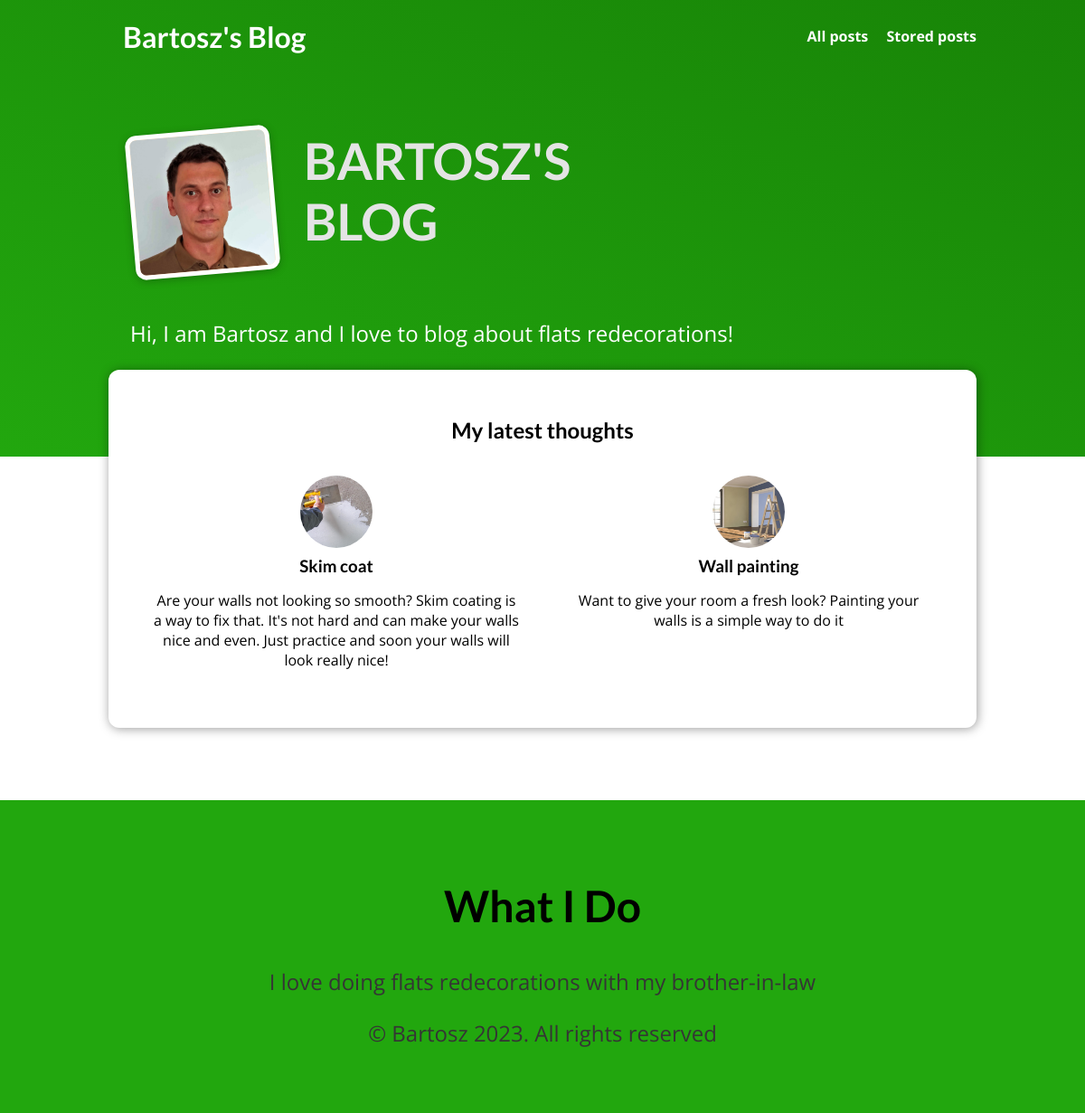
The page / on the database its author committed.
### blog/models.py (models this page shows, shortened)
class Post(models.Model):
    author = models.ForeignKey(Author, on_delete=models.SET_NULL, null=True)
    date = models.DateField()
    title = models.CharField(max_length=80)
    description = models.TextField(max_length=300)
    text = models.TextField(max_length=1000)
    image = models.ImageField(upload_to="images", blank=True, null=True)
    slug = models.SlugField(unique=True, default="", blank=True, null=False, db_index=True)
    tags = models.ManyToManyField(Tag)

### blog/views.py (the view)
# urls.py: path("", views.StartingPageView.as_view(), name="starting-page"),
class StartingPageView(ListView):
    template_name = "blog/index.html"
    model = Post
    ordering = ["-date"]
    context_object_name = "posts"
    def get_queryset(self):
        queryset = super().get_queryset()
        data = queryset[:2]
        return data

### blog/templates/blog/index.html (shortened to what this page needs)
{% extends "base.html" %}
{% load static %}
{% block css_files %}
    <link rel="stylesheet" href="{% static "blog/index.css" %}">
    <link rel="stylesheet" href="{% static "blog/post.css" %}">
{% endblock %}
{% block content %}
    <section id="welcome">
        <header>
            <img src="{% static "blog/images/face.jpg" %}" alt"Bartosz - The Author Of This Blog" />
            <h2>BARTOSZ'S BLOG</h2>
        </header>
        <p>Hi, I am Bartosz and I love to blog about flats redecorations!</p>
    </section>
    <section id="latest-posts">
        <h2>My latest thoughts</h2>
        <ul>
            {% for post in posts %}
                {% include "blog/includes/post.html" %}
            {% endfor %}
        </ul>
    </section>
    <section id="about">
        <h2>What I Do</h2>
        <p>I love doing flats redecorations with my brother-in-law</p>
        <p>© Bartosz 2023. All rights reserved</p>
    </section>
{% endblock %}

### blog/templates/blog/includes/post.html
{% load static %}
<li>
    <article class="post">
        <a href="{% url "post-detail-page" post.slug %}">
            <img src="{{ post.image.url }}"/>
            <div class="post__content">
                <h3>{{ post.title }}</h3>
                <p>
                    {{ post.description }}
                </p>
            </div>
        </a>
    </article>
</li>

### static/app.css (style rules this page uses)
* { box-sizing: border-box; }
html { font-family: 'Open Sans', 'Lato', sans-serif; }
body { margin: 0; }
h1, h2, h3 { font-family: 'Lato', sans-serif; font-weight: bold; }

### blog/static/blog/index.css (style rules this page uses)
#welcome { background: linear-gradient(to right top, #22a70e, #188407); padding: 6rem 12%; }
#welcome header { display: flex; align-items: flex-start; margin: 3rem auto; }
#welcome img { width: 10rem; height: 10rem; object-fit: cover; object-position: top; border: 5px solid white; border-radius: 12px; background-color: #ffe1bf; transform: rotateZ(-5deg); box-shadow: 0 2px 8px rgba(0, 0, 0, 0.25); }
#welcome h2 { font-size: 3.5rem; margin: 0 0 0 2rem; color: #e4e4e4; width: 10rem; }
#welcome p { color: white; font-size: 1.5rem; }
#latest-posts { background-color: white; padding: 2rem; border-radius: 12px; width: 60rem; margin: -6rem auto 2rem auto; box-shadow: 1px 1px 12px rgba(0, 0, 0, 0.4); }
#latest-posts h2 { text-align: center; }
#latest-posts ul { list-style: none; margin: 0; padding: 0; display: flex; gap: 1rem; }
#latest-posts li { flex: 1; }
#about { text-align: center; padding: 3rem; background-color: #22a70e; margin-top: 5rem; }
#about h2 { font-size: 3rem; }
#about p { font-size: 1.5rem; color: #353535; }

### blog/static/blog/post.css (style rules this page uses)
.post { display: flex; flex-direction: column; align-items: center; text-align: center; }
.post a { text-decoration: none; color: black; transition: all 0.2s ease; padding: 1rem; }
.post img { width: 5rem; height: 5rem; object-fit: cover; border-radius: 50%; }
.post h3 { margin: 0.25rem 0; }

### rows shown on the page
Post: image (picture), title "Skim coat", description "Are your walls not looking so smooth? Skim coating is a way to fix that. It's not hard and can make your walls nice and even. Just practice and soon your walls will look really nice!"
Post: image (picture), title "Wall painting", description "Want to give your room a fresh look? Painting your walls is a simple way to do it"
